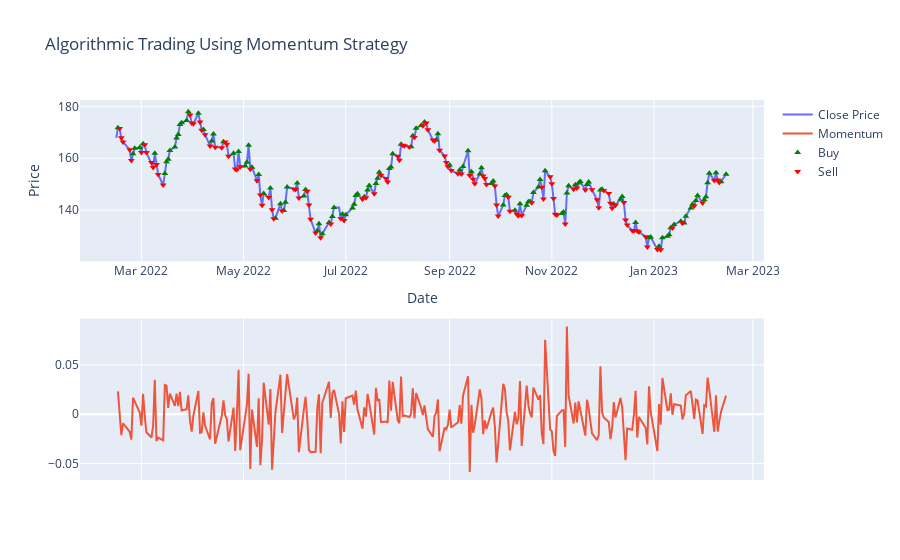

This figure's notebook cell:
### Code cell
data['momentum']=data['Close'].pct_change()
figure=make_subplots(rows=2,cols=1)
figure.add_trace(go.Scatter(x=data.index,y=data['Close'],name='Close Price'))
figure.add_trace(go.Scatter(x=data.index,y=data['momentum'],name='Momentum',yaxis='y2'))
figure.add_trace(go.Scatter(x=data.loc[data['momentum']>0].index,y=data.loc[data['momentum']>0]['Close'],
                                     mode='markers',name='Buy',
                                     marker=dict(color='green',symbol='triangle-up')))
figure.add_trace(go.Scatter(x=data.loc[data['momentum']<0].index,
                           y=data.loc[data['momentum']<0]['Close'],
                           mode='markers',name='Sell',
                           marker=dict(color='red',symbol='triangle-down')))
figure.update_layout(title='Algorithmic Trading Using Momentum Strategy',
                    xaxis_title='Date',
                    yaxis_title='Price')
figure.update_yaxes(title="Momentum",secondary_y=True)
figure.show()
